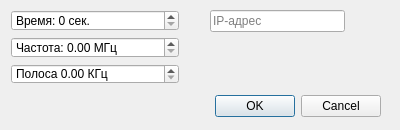
<?xml version="1.0" encoding="UTF-8"?>
<ui version="4.0">
 <class>OptionsDialog</class>
 <widget class="QDialog" name="OptionsDialog">
  <property name="windowModality">
   <enum>Qt::WindowModal</enum>
  </property>
  <property name="geometry">
   <rect>
    <x>0</x>
    <y>0</y>
    <width>400</width>
    <height>130</height>
   </rect>
  </property>
  <property name="windowTitle">
   <string>Опции</string>
  </property>
  <property name="windowOpacity">
   <double>0.800000000000000</double>
  </property>
  <property name="modal">
   <bool>false</bool>
  </property>
  <widget class="QDialogButtonBox" name="buttonBox">
   <property name="geometry">
    <rect>
     <x>10</x>
     <y>90</y>
     <width>371</width>
     <height>32</height>
    </rect>
   </property>
   <property name="orientation">
    <enum>Qt::Horizontal</enum>
   </property>
   <property name="standardButtons">
    <set>QDialogButtonBox::Cancel|QDialogButtonBox::Ok</set>
   </property>
  </widget>
  <widget class="QWidget" name="verticalLayoutWidget">
   <property name="geometry">
    <rect>
     <x>11</x>
     <y>10</y>
     <width>168</width>
     <height>74</height>
    </rect>
   </property>
   <layout class="QVBoxLayout" name="verticalLayout">
    <property name="sizeConstraint">
     <enum>QLayout::SetMaximumSize</enum>
    </property>
    <property name="rightMargin">
     <number>0</number>
    </property>
    <item>
     <widget class="QSpinBox" name="timeEdit">
      <property name="suffix">
       <string> сек.</string>
      </property>
      <property name="prefix">
       <string>Время: </string>
      </property>
      <property name="maximum">
       <number>10000000</number>
      </property>
     </widget>
    </item>
    <item>
     <widget class="QDoubleSpinBox" name="frequencyEdit">
      <property name="prefix">
       <string>Частота: </string>
      </property>
      <property name="suffix">
       <string> МГц</string>
      </property>
      <property name="minimum">
       <double>0.000000000000000</double>
      </property>
      <property name="maximum">
       <double>10000.000000000000000</double>
      </property>
     </widget>
    </item>
    <item>
     <widget class="QDoubleSpinBox" name="bandEdit">
      <property name="prefix">
       <string>Полоса </string>
      </property>
      <property name="suffix">
       <string> КГц</string>
      </property>
      <property name="maximum">
       <double>10000000.000000000000000</double>
      </property>
     </widget>
    </item>
   </layout>
  </widget>
  <widget class="QWidget" name="verticalLayoutWidget_2">
   <property name="geometry">
    <rect>
     <x>210</x>
     <y>10</y>
     <width>135</width>
     <height>22</height>
    </rect>
   </property>
   <layout class="QVBoxLayout" name="verticalLayout_2">
    <item>
     <widget class="QLineEdit" name="addressEdit">
      <property name="placeholderText">
       <string>IP-адрес</string>
      </property>
     </widget>
    </item>
   </layout>
  </widget>
 </widget>
 <resources/>
 <connections>
  <connection>
   <sender>buttonBox</sender>
   <signal>accepted()</signal>
   <receiver>OptionsDialog</receiver>
   <slot>accept()</slot>
   <hints>
    <hint type="sourcelabel">
     <x>248</x>
     <y>254</y>
    </hint>
    <hint type="destinationlabel">
     <x>157</x>
     <y>274</y>
    </hint>
   </hints>
  </connection>
  <connection>
   <sender>buttonBox</sender>
   <signal>rejected()</signal>
   <receiver>OptionsDialog</receiver>
   <slot>reject()</slot>
   <hints>
    <hint type="sourcelabel">
     <x>316</x>
     <y>260</y>
    </hint>
    <hint type="destinationlabel">
     <x>286</x>
     <y>274</y>
    </hint>
   </hints>
  </connection>
 </connections>
</ui>
